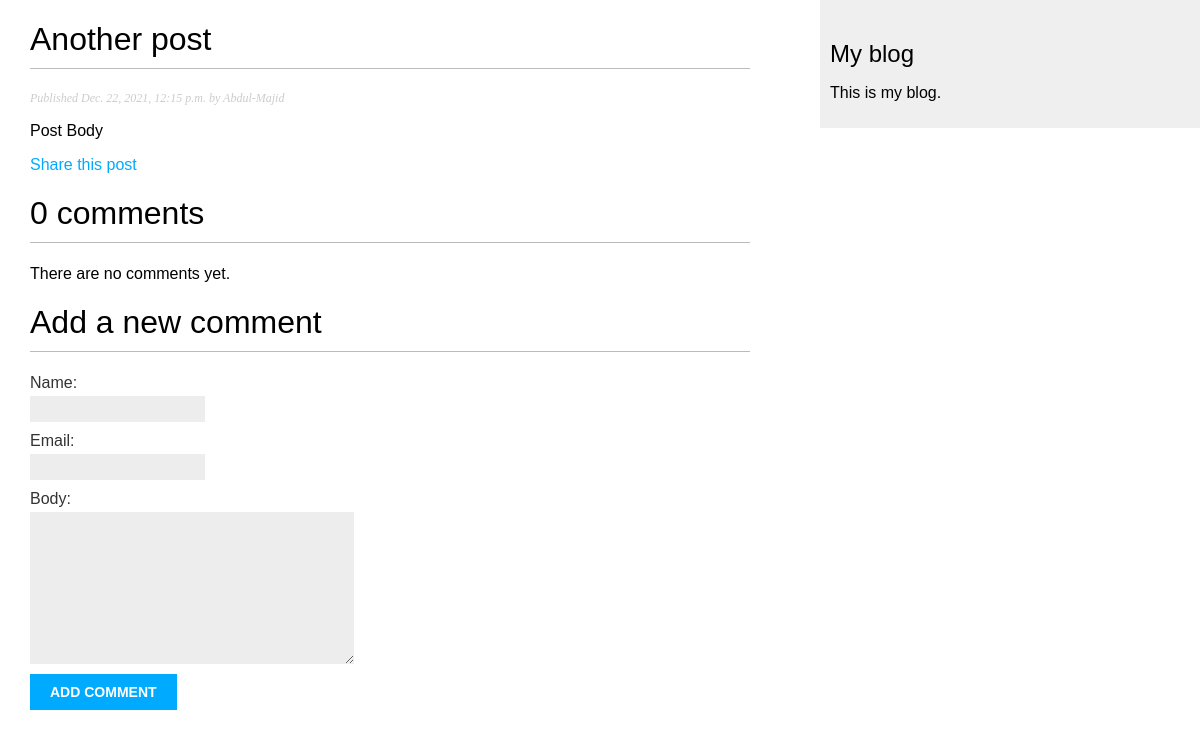
/blog/2021/12/22/another-post/, run on the app's committed database.
### blog_app/models.py (models this page shows, shortened)
class Post(models.Model):
    STATUS_CHOICES = (
        ('draft', 'Draft'),
        ('published', 'Published')
    )
    objects = models.Manager()
    published = PublishedManager()
    title = models.CharField(max_length=250)
    slug = models.SlugField(max_length=250, unique_for_date='publish')
    author = models.ForeignKey(
        User, on_delete=models.CASCADE, related_name='blog_posts')
    body = models.TextField()
    updated = models.DateTimeField(auto_now=True)
    publish = models.DateTimeField(default=timezone.now)
    created = models.DateTimeField(auto_now_add=True)
    status = models.CharField(
        max_length=10, choices=STATUS_CHOICES, default='draft')
    tags = TaggableManager()
    class Meta:
        ordering = ('-publish',)

### blog_app/views.py (the view)
def post_detail(request, year, month, day, post):
    post = get_object_or_404(Post,
                             slug=post,
                             status='published',
                             publish__year=year,
                             publish__month=month,
                             publish__day=day)
    comments = post.comments.filter(active=True)
    new_comment = None
    if request.method == 'POST':
        comment_form = CommentForm(data=request.POST)
        if comment_form.is_valid:
            new_comment = comment_form.save(commit=False)
            new_comment.post = post
            new_comment.save()
    else:
        comment_form = CommentForm()
    return render(request,
                  'blog_app/post/detail.html',
                  {'post': post,
                   'comments': comments,
                   'new_comment': new_comment,
                   'comment_form': comment_form})

### blog_app/forms.py
class CommentForm(forms.ModelForm):
    class Meta:
        model = Comment
        fields = ('name', 'email', 'body')

### blog_app/templates/blog_app/post/detail.html (shortened to what this page needs)
{% extends "blog_app/base.html" %}
{% block content %}
    <h1>{{ post.title }}</h1>
    <p class="date">
        Published {{ post.publish }} by {{ post.author }}
    </p>
    {{ post.body|linebreaks }}
    <p>
        <a href= "{% url "blog:post_share" post.id %}"> Share this post</a>
    </p>
    {% with comments.count as total_comments %}
        <h1>
            {{ total_comments }}  comment{{ total_comments|pluralize }}
        </h1>
    {% endwith %}
    {% for comment in comments %}
        <div class="comment">
            <p class="info">
                Comment {{ forloop.counter }} by {{ comment.name }}
                {{ comment.created }}
            </p>
            {{ comment.body|linebreaks }}
        </div>
    {% empty %}
        <p> There are no comments yet. </p>
    {% endfor %}
    {% if new_comment %}
        <h1> Your comment has been added. </h1>
    {% else %}
        <h1> Add a new comment </h1>
        <form method="post">
            {{ comment_form.as_p }}
            <p><input type="submit" value="Add comment"></p>
        </form>
    {% endif %}
{% endblock %}

### blog_app/static/css/blog.css (style rules this page uses)
body { margin: 0; padding: 0; font-family: helvetica, sans-serif; }
a { color: #00abff; text-decoration: none; }
h1 { font-weight: normal; border-bottom: 1px solid #bbb; padding: 0 0 10px 0; }
p.date { color: #ccc; font-family: georgia, serif; font-size: 12px; font-style: italic; }
label { float: left; clear: both; color: #333; margin-bottom: 4px; }
input, textarea { clear: both; float: left; margin: 0 0 10px; background: #ededed; border: 0; padding: 6px 10px; font-size: 12px; }
input[type="submit"] { font-weight: bold; background: #00abff; color: #fff; padding: 10px 20px; font-size: 14px; text-transform: uppercase; }

### data on the page
Post: title "Another post", publish "Dec. 22, 2021, 12:15 p.m.", author "Abdul-Majid", body "Post Body"

### other printed values
{{ total_comments }} "0"
